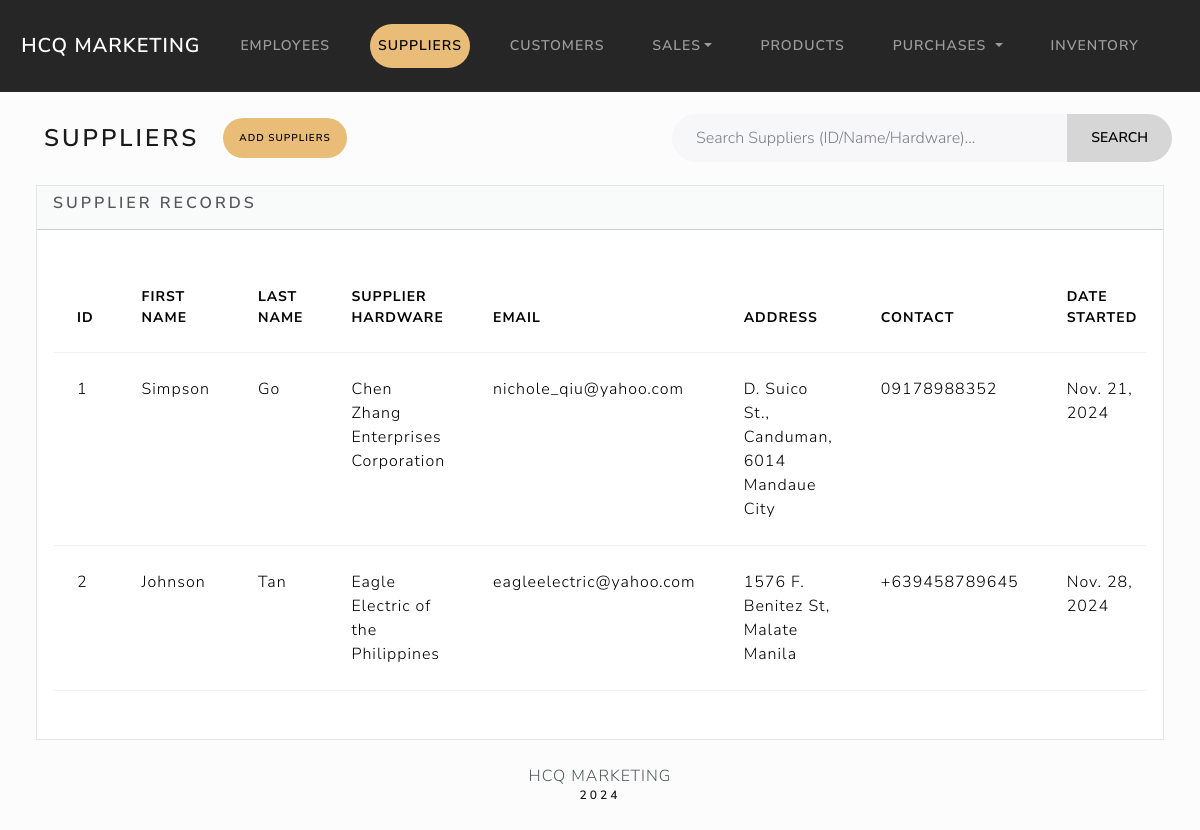
Page /suppliers/index on the earlier database version.
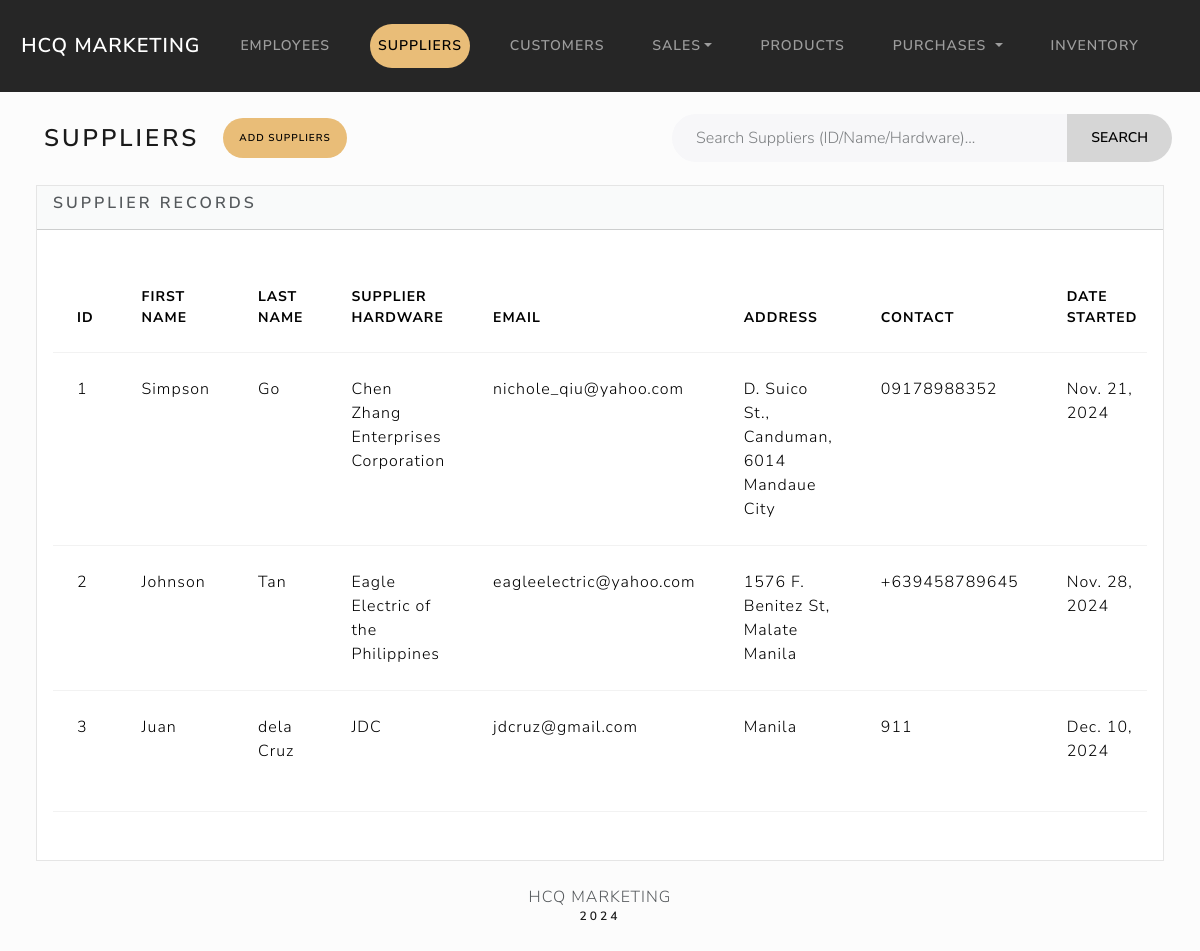
Same page on the later database version.
### suppliers/models.py (models this page shows, shortened)
class Supplier(models.Model):
    Supplier_Status = [
        ('Active', 'Active'),
        ('Inactive', 'Inactive'),
    ]
    first_name = models.CharField(max_length=50)
    last_name = models.CharField(max_length=50)
    supplier_hardware = models.CharField(max_length=50)
    email = models.EmailField(max_length=100)
    address = models.CharField(max_length=100)
    contact_num = models.CharField(max_length=15)
    dateStart = models.DateField("Date Started")
    dateEdit = models.DateTimeField(default=timezone.now)
    status = models.CharField(max_length=20, choices=Supplier_Status, default='Active')

### suppliers/views.py (the view)
# urls.py: path('', include('index.urls',)),
def index(request):
    search_query = request.GET.get('search', '')
    if search_query:
        suppliers = Supplier.objects.filter(
            Q(id__icontains=search_query) |
            Q(first_name__icontains=search_query) |
            Q(last_name__icontains=search_query) |
            Q(supplier_hardware__icontains=search_query)
        ).order_by('id')
        results_count = suppliers.count()
        messages.info(request, f"{results_count} result(s) found for '{search_query}'.")
    else:
        suppliers = Supplier.objects.all().order_by('id')
        results_count = 0
    return render(request, 'suppliers/index.html', {
        'suppliers': suppliers,
        'results_count': results_count
    })

### suppliers/templates/suppliers/index.html (shortened to what this page needs)
{% extends "base.html" %}
{% block body %}
<div class="d-flex justify-content-between align-items-center m-3">
    <div class="d-flex align-items-center">
        <h3 class="m-3">Suppliers</h3>
        <a href="{% url 'add_supplier' %}" class="btn btn-add btn-sm ms-2">Add Suppliers</a>
    </div>
    <form method="get" action="" class="d-flex ms-auto" style="width: 500px;">
        <div class="input-group">
            <input type="text" class="form-control" placeholder="Search Suppliers (ID/Name/Hardware)..." name="search" style="border-radius: 30px 0 0 30px;">
            <button class="btn btn-search" type="submit" style="border-radius: 0 30px 30px 0;">Search</button>
        </div>
    </form>
</div>
<div class = "row">
    <div class = "col-12">
        {% if suppliers %}
        <div class="card bg-light ms-4 me-4 mb-4">
            <div class="card-header">
                <h5 class="card-title">Supplier Records</h5>
            </div>
            <div class="card-body">
                <p class="card-text">
                    <div class ="table-responsive">
                        <table class="table table-hover">
                            <thead>
                            <tr>
                                <th scope="col">ID</th>
                                <th scope="col">First Name</th>
                                <th scope="col">Last Name</th>
                                <th scope="col">Supplier Hardware</th>
                                <th scope="col">Email</th>
                                <th scope="col">Address</th>
                                <th scope="col">Contact</th>
                                <th scope="col">Date Started</th>
                            </tr>
                            </thead>
                            <tbody>
                                {% for supplier in suppliers %}
                                    <tr>
                                        <td>{{ supplier.id}}</td>
                                        <td>{{ supplier.first_name}}</td>
                                        <td>{{ supplier.last_name}}</td>
                                        <td>{{ supplier.supplier_hardware}}</td>
                                        <td>{{ supplier.email}}</td>
                                        <td>{{ supplier.address}}</td>
                                        <td>{{ supplier.contact_num}}</td>
                                        <td>{{ supplier.dateStart}}</td>
                                    </tr>
                                {% endfor %}
                            </tbody>
                        </table>
                    </div>
                </p>
            </div>
        </div>
        {% else %}
            <h5 class = "alert alert-primary ms-4 me-4"> No Supplier Records </h5>
        {% endif %}
    </div>
</div>
</div>
{% endblock %}

### index/templates/base.html (shortened to what this page needs)
{% load static %}
<!DOCTYPE html>
<html lang="en">
<head>
    <link href="{% static 'css/custom-styles.css' %}" rel="stylesheet">
    <link href="{% static 'css/bootstrap.min.css' %}" rel="stylesheet">
</head>
<body class="d-flex flex-column min-vh-100" style="background-color: #fcfcfc;">
    <nav class="navbar navbar-expand-lg" style="background-color: #262626;" data-bs-theme="dark">
        <div class="container-fluid justify-content-center">
            <a class="navbar-brand" href="{% url 'index' %}">HCQ MARKETING</a>
            <div class="collapse navbar-collapse flex-grow-0" id="navbarColor01">
                <ul class="navbar-nav ms-auto">
                    <li class="nav-item">
                        <a class="nav-link {% if request.resolver_match.url_name == 'employees_index' %}active{% endif %}" href="{% url 'employees_index' %}">Employees</a>
                    </li>
                    <li class="nav-item">
                        <a class="nav-link {% if request.resolver_match.url_name == 'suppliers_index' %}active{% endif %}" href="{% url 'suppliers_index' %}">Suppliers</a>
                    </li>
                    <li class="nav-item">
                        <a class="nav-link {% if request.resolver_match.url_name == 'customers_index' %}active{% endif %}" href="{% url 'customers_index' %}">Customers</a>
                    </li>
                    <li class="nav-item dropdown">
                        <a class="nav-link dropdown-toggle" data-bs-toggle="dropdown" href="#" role="button" aria-haspopup="true" aria-expanded="false">Sales</a>
                    </li>
                    <li class="nav-item">
                        <a class="nav-link {% if request.resolver_match.url_name == 'products_index' %}active{% endif %}" href="{% url 'products_index' %}">Products</a>
                    </li>
                    <li class="nav-item dropdown">
                        <a class="nav-link dropdown-toggle "
                           data-bs-toggle="dropdown" href="#" role="button" aria-haspopup="true" aria-expanded="false">
                            Purchases
                        </a>
                    </li>
                    <li class="nav-item">
                        <a class="nav-link {% if request.resolver_match.url_name == 'inventory_index' %}active{% endif %}" href="{% url 'inventory:inventory_index' %}">Inventory</a>
                    </li>
                </ul>
            </div>
        </div>
    </nav>
    <div class="container-fluid">
        {% block body %}
        {% endblock %}
    <footer class="mt-auto mb-4">
        <div class="text-center">
            <span>HCQ MARKETING</span>
            <h6>2024</h6>
        </div>
    </footer>
</body>
</html>

### index/static/css/custom-styles.css (style rules this page uses)
.btn { border-radius: 50px; }
.btn-add { --bs-btn-bg: #E9BD78 !important; --bs-bg-opacity: 1 !important; --bs-btn-border-color: #E9BD78 !important; --bs-btn-color: #000 !important; }
.btn-search { --bs-btn-bg: #D6D6D6 !important; --bs-bg-opacity: 1 !important; --bs-btn-border-color: #D6D6D6 !important; --bs-btn-color: #000 !important; }
.nav-item .nav-link { border-radius: 25px !important; transition: all 0.3s ease !important; }
.navbar .nav-item .nav-link.active { background-color: #E9BD78 !important; color: #000 !important; border-radius: 25px !important; }

Differences in the rows shown:
added Supplier: id "3", first_name "Juan", last_name "dela Cruz", supplier_hardware "JDC", email "jdcruz@gmail.com", address "Manila", contact_num "911", dateStart "Dec. 10, 2024"
